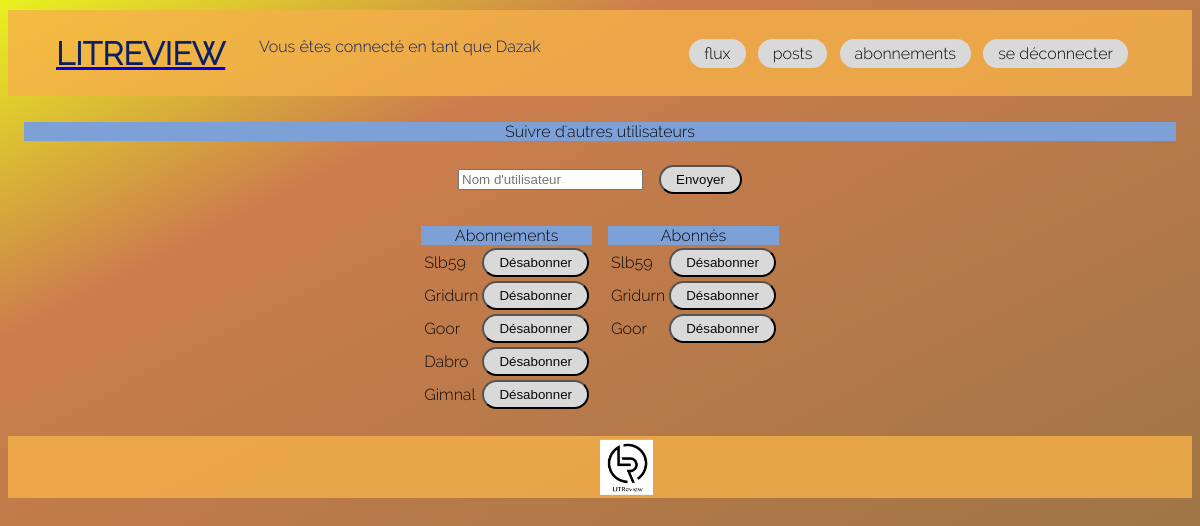
Before: /account/subscribe/ (signed in) with the older database file.
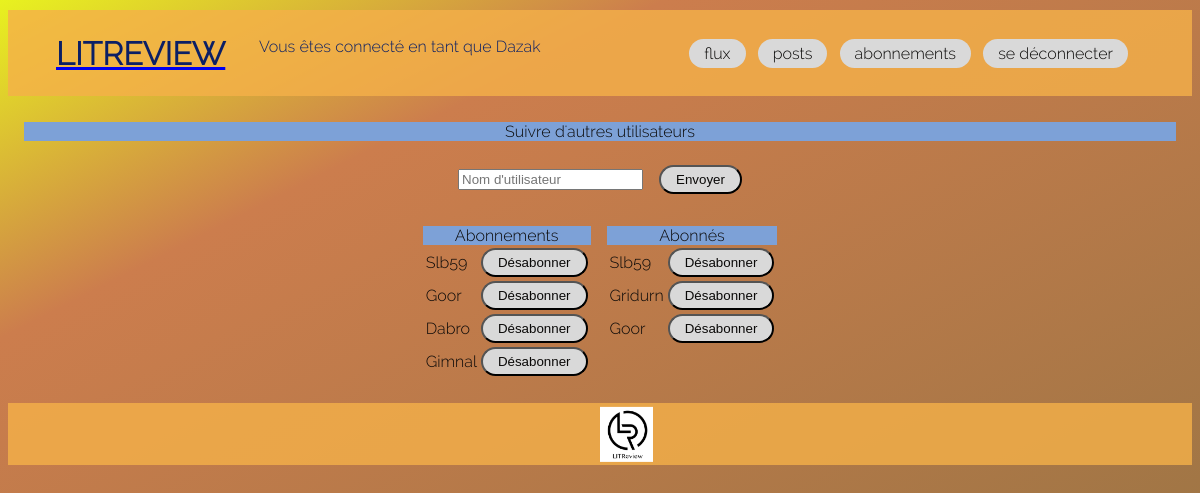
After: the same page with the newer database file.
### account/models.py (models this page shows, shortened)
class UserFollows(models.Model):
    user = models.ForeignKey(to=settings.AUTH_USER_MODEL,
                             on_delete=models.CASCADE,
                             related_name='following')
    followed_user = models.ForeignKey(to=settings.AUTH_USER_MODEL,
                                      on_delete=models.CASCADE,
                                      related_name='followed_by')
    class Meta:
        unique_together = ('user', 'followed_user', )
        verbose_name_plural = "users followed"

### account/views.py (the view, shortened to what this page needs)
# urls.py: path('subscribe/', views.SubscriptionView.as_view(), name='subscription'),
class SubscriptionView(LoginRequiredMixin, View):
    form_class = SubscriptionForm
    template_name = 'account/subscription.html'
    def define_context(self, connected_user) -> dict:
        followed_users = UserFollows.objects.filter(user=connected_user)
        subscriber_users = UserFollows.objects.filter(
            followed_user=connected_user)
        return {'followed_users': followed_users,
                'subscriber_users': subscriber_users}
    def get(self, request):
        form = self.form_class(request.user)
        context = self.define_context(request.user) | {'form': form}
        return render(
            request, self.template_name,
            context=context)

### account/forms.py (shortened to what this page needs)
class SubscriptionForm(ModelForm):
    username = forms.CharField(
        widget=forms.widgets.TextInput(
            attrs={'placeholder': "Nom d'utilisateur"}))
    def __init__(self, user, *args, **kwargs):
        self.user = user
        super().__init__(*args, **kwargs)
    class Meta:
        model = UserFollows
        fields = ['username']

### templates/account/subscription.html (shortened to what this page needs)
{% extends "base.html" %}
{% block content %}
<div class = 'subscription'>
    <div class = 'div_title'>Suivre d'autres utilisateurs</div>
    <div class = 'div_form'>
        <form method="post">
            <div>{{form.username}}</div>
            <div>
                <button class="btn" type="submit" >Envoyer</button>
            </div>
        </form>
        <div class ="subscription__message">
        </div>
    </div>
    <div class="subscription__lists">
        <div class="subscription__lists__subscriptions">
            <div class = 'div_title'>Abonnements</div>
            <table>
                {% for followed_user in followed_users %}
                <tr>
                    <td>{{followed_user.followed_user}}</td>
                    <td><a href="{% url 'account:unsubscription' followed_user.id %}"><button class="btn" type="button">
                        Désabonner</button></a>
                    </td>
                </tr>
                {% endfor %}
            </table>
        </div>
        <div class="subscription__lists__subscribers">
            <div class = 'div_title'>Abonnés</div>
            <table>
                {% for subscriber_user in subscriber_users %}
                <tr>
                    <td>{{subscriber_user.user}}</td>
                    <td><a href="{% url 'account:unsubscription' subscriber_user.id %}"><button class="btn" type="button">
                        Désabonner</button></a>
                    </td>
                </tr>
                {% endfor %}
            </table>
        </div>
    </div>
</div>
{% endblock %}

Changed rows visible on the page:
removed UserFollows: followed_user "Gridurn", shown under "LITREVIEW"
